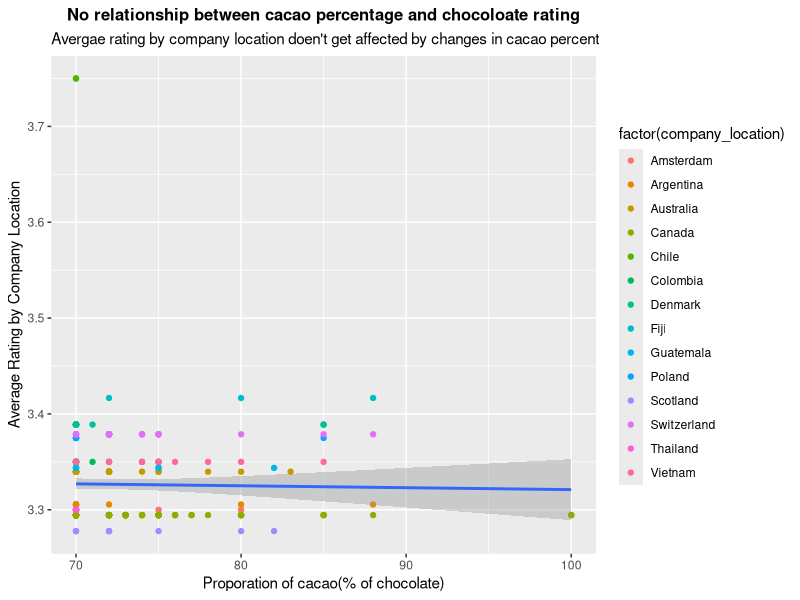

Generate this figure with R:
## ---- chunk 1
knitr::opts_chunk$set(echo = TRUE)
## ---- chunk 2
packages = c('tidyverse', 'readxl', 'knitr')
for(p in packages){
  if(!require(p, character.only = T)){
    install.packages(p)
  }
  library(p, character.only = T)
}
## ---- chunk 3
cho<- read_csv("data/chocolate.csv")
## ---- chunk 4
cho$cocoa_percent = as.numeric(gsub("[\\%,]", "", cho$cocoa_percent))
## ---- chunk 5
cho_mod <-subset(cho, cocoa_percent >= 70)
## ---- chunk 6
cho_mod_avg <-cho_mod %>% 
   group_by(company_location) %>%
   summarize(avg_rating = mean(rating, na.rm=TRUE)) %>%
   ungroup()
## ---- chunk 7
cho_mod_percent <- cho_mod %>% 
  group_by(company_location) %>%
  summarize(avg_cocoa_percent = mean(cocoa_percent, na.rm=TRUE)) %>%
  ungroup()
## ---- chunk 8
cho_new = merge(cho_mod_avg,cho_mod_percent, by= "company_location")
## ---- chunk 9
cho_new_desc <- cho_new[order(-cho_new$avg_rating, -cho_new$avg_cocoa_percent),]
cho_top15 <- cho_new_desc[1:15, ]
## ---- chunk 10
cho_top15_coco_percent <-cho_mod[cho_mod$company_location %in% c("Chile","Fiji","Denmark","Switzerland","Poland","Vietnam","Colombia",
  "Guatemala","Australia","U.A.E","Argentina","Amsterdam","Thailand",
  "Canada","Scotland"),]
## ---- chunk 11
cho_final = merge(cho_top15,cho_top15_coco_percent, by= "company_location")
## ---- chunk 12
p <-ggplot(cho_final, aes(x = cocoa_percent, y = avg_rating)) +
    geom_point(aes(color =factor(company_location))) +
    geom_smooth(method = "lm")
p+
 labs(  x = "Proporation of cacao(% of chocolate)",
        y = "Average Rating by Company Location",
        title = "No relationship between cacao percentage and chocoloate rating",
        subtitle = "Avergae rating by company location doen't get affected by changes in cacao percent") +
        theme(plot.title = element_text(hjust=0.5, size=12, face='bold')) 
